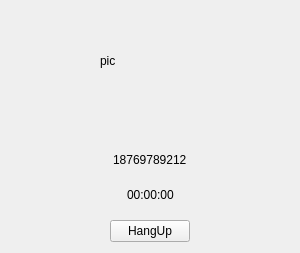
<?xml version="1.0" encoding="UTF-8"?>
<ui version="4.0">
 <class>CallingView</class>
 <widget class="QWidget" name="CallingView">
  <property name="geometry">
   <rect>
    <x>0</x>
    <y>0</y>
    <width>300</width>
    <height>253</height>
   </rect>
  </property>
  <property name="windowTitle">
   <string>CallingView</string>
  </property>
  <property name="autoFillBackground">
   <bool>true</bool>
  </property>
  <property name="styleSheet">
   <string notr="true"/>
  </property>
  <layout class="QVBoxLayout" name="verticalLayout">
   <item>
    <layout class="QHBoxLayout" name="horizontalLayout_4">
     <item>
      <spacer name="horizontalSpacer_7">
       <property name="orientation">
        <enum>Qt::Horizontal</enum>
       </property>
       <property name="sizeHint" stdset="0">
        <size>
         <width>40</width>
         <height>20</height>
        </size>
       </property>
      </spacer>
     </item>
     <item>
      <widget class="QLabel" name="picLabel">
       <property name="minimumSize">
        <size>
         <width>100</width>
         <height>100</height>
        </size>
       </property>
       <property name="maximumSize">
        <size>
         <width>100</width>
         <height>100</height>
        </size>
       </property>
       <property name="text">
        <string>pic</string>
       </property>
      </widget>
     </item>
     <item>
      <spacer name="horizontalSpacer_8">
       <property name="orientation">
        <enum>Qt::Horizontal</enum>
       </property>
       <property name="sizeHint" stdset="0">
        <size>
         <width>40</width>
         <height>20</height>
        </size>
       </property>
      </spacer>
     </item>
    </layout>
   </item>
   <item>
    <spacer name="verticalSpacer">
     <property name="orientation">
      <enum>Qt::Vertical</enum>
     </property>
     <property name="sizeHint" stdset="0">
      <size>
       <width>20</width>
       <height>33</height>
      </size>
     </property>
    </spacer>
   </item>
   <item>
    <layout class="QHBoxLayout" name="horizontalLayout">
     <item>
      <spacer name="horizontalSpacer_3">
       <property name="orientation">
        <enum>Qt::Horizontal</enum>
       </property>
       <property name="sizeHint" stdset="0">
        <size>
         <width>40</width>
         <height>20</height>
        </size>
       </property>
      </spacer>
     </item>
     <item>
      <widget class="QLabel" name="numLabel">
       <property name="text">
        <string>18769789212</string>
       </property>
      </widget>
     </item>
     <item>
      <spacer name="horizontalSpacer_4">
       <property name="orientation">
        <enum>Qt::Horizontal</enum>
       </property>
       <property name="sizeHint" stdset="0">
        <size>
         <width>40</width>
         <height>20</height>
        </size>
       </property>
      </spacer>
     </item>
    </layout>
   </item>
   <item>
    <spacer name="verticalSpacer_2">
     <property name="orientation">
      <enum>Qt::Vertical</enum>
     </property>
     <property name="sizeHint" stdset="0">
      <size>
       <width>20</width>
       <height>6</height>
      </size>
     </property>
    </spacer>
   </item>
   <item>
    <layout class="QHBoxLayout" name="horizontalLayout_3">
     <item>
      <spacer name="horizontalSpacer_5">
       <property name="orientation">
        <enum>Qt::Horizontal</enum>
       </property>
       <property name="sizeHint" stdset="0">
        <size>
         <width>40</width>
         <height>20</height>
        </size>
       </property>
      </spacer>
     </item>
     <item>
      <widget class="QLabel" name="timeLabel">
       <property name="text">
        <string>00:00:00</string>
       </property>
      </widget>
     </item>
     <item>
      <spacer name="horizontalSpacer_6">
       <property name="orientation">
        <enum>Qt::Horizontal</enum>
       </property>
       <property name="sizeHint" stdset="0">
        <size>
         <width>40</width>
         <height>20</height>
        </size>
       </property>
      </spacer>
     </item>
    </layout>
   </item>
   <item>
    <spacer name="verticalSpacer_3">
     <property name="orientation">
      <enum>Qt::Vertical</enum>
     </property>
     <property name="sizeHint" stdset="0">
      <size>
       <width>20</width>
       <height>7</height>
      </size>
     </property>
    </spacer>
   </item>
   <item>
    <layout class="QHBoxLayout" name="horizontalLayout_2">
     <item>
      <spacer name="horizontalSpacer">
       <property name="orientation">
        <enum>Qt::Horizontal</enum>
       </property>
       <property name="sizeHint" stdset="0">
        <size>
         <width>40</width>
         <height>20</height>
        </size>
       </property>
      </spacer>
     </item>
     <item>
      <widget class="QPushButton" name="hUButton">
       <property name="text">
        <string>HangUp</string>
       </property>
      </widget>
     </item>
     <item>
      <spacer name="horizontalSpacer_2">
       <property name="orientation">
        <enum>Qt::Horizontal</enum>
       </property>
       <property name="sizeHint" stdset="0">
        <size>
         <width>40</width>
         <height>20</height>
        </size>
       </property>
      </spacer>
     </item>
    </layout>
   </item>
  </layout>
  <zorder>verticalSpacer</zorder>
  <zorder>verticalSpacer_2</zorder>
  <zorder>verticalSpacer_3</zorder>
 </widget>
 <resources/>
 <connections/>
</ui>
